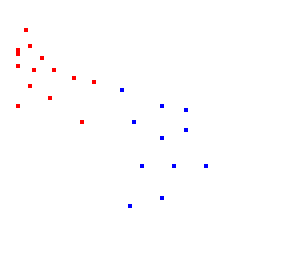
#> input picture Lab4/data/test01.bmp, 73 x 67 px (shown 4 times larger); the run also reads 2 pictures not shown here
$ jupyter execute lab4.ipynb
#> lines starting #> are read from the running program, lines starting #| are printed output that depends on the picture; after the words box and inside, x2 and y2 are one past the last pixel; in counts of white or black regions, pixels touching at a corner belong together
# Machine Learning - Lab 4
## Perceptron and Classical Machine Learning

[cell 1]
import os
import numpy as np
import matplotlib.pyplot as plt
from PIL import Image

### 2.1 Supplied image files and how to read them
- Red pixels `(255, 0, 0)` -> class `y = -1`
- Blue pixels `(0, 0, 255)` -> class `y = +1`
- White background is ignored
- Coordinates are `x = (x1, x2) = (column, row)`

[cell 2]
def load_bmp(path):
#> called with path = 'data/test01.bmp'
    arr = np.asarray(Image.open(path).convert('RGB'))
#> arr is the input picture: shape (67, 73, 3); mean R, G, B 254.4, 253.7, 254.3
    h, w, _ = arr.shape
#> h = 67; w = 73

    # Red: y = -1, Blue: y = +1
    red = np.where((arr[:, :, 0] == 255) & (arr[:, :, 1] == 0) & (arr[:, :, 2] == 0))
#> red = 14 positions, rows 7 to 30, columns 4 to 23
    blue = np.where((arr[:, :, 0] == 0) & (arr[:, :, 1] == 0) & (arr[:, :, 2] == 255))
#> blue = 11 positions, rows 22 to 51, columns 30 to 51

    # Observation: x = (col, row)
    X_red = np.column_stack([red[1], red[0]])
#> X_red = 14 rows, first 8: [6, 7], [7, 11], [4, 12], [4, 13], [10, 14], [4, 16], [8, 17], [13, 17]
    X_blue = np.column_stack([blue[1], blue[0]])
#> X_blue = [[30, 22], [40, 26], [46, 27], [33, 30], [46, 32], [40, 34], [35, 41], [43, 41], [51, 41], [40, 49], [32, 51]]

    X = np.vstack([X_red, X_blue])
#> X = 25 pairs, first value 4 to 51, second value 7 to 51
    y = np.concatenate([-np.ones(len(X_red), int), np.ones(len(X_blue), int)])
#> y = 25 values from -1 to 1
    return X, y, (w, h)

#### Checkpoint D0 Verification
Verify dimensions and pixel counts match the lab guide:
- `test01.bmp`: 73 x 67, 14 red, 11 blue
- `test06.bmp`: 287 x 258, 1074 red, 1564 blue
- `test07.bmp`: 420 x 320, 629 red, 629 blue

[cell 3]
for name in ['test01.bmp', 'test06.bmp', 'test07.bmp']:
    path = os.path.join('data', name) if os.path.exists(os.path.join('data', name)) else name
    X, y, (w, h) = load_bmp(path)
#> y = 25 values from -1 to 1; w = 73; h = 67
    print(f"{name}: {w}x{h}, red={np.sum(y == -1)}, blue={np.sum(y == 1)}")
#| test01.bmp: 73x67, red=14, blue=11

#### Plot extracted pixel coordinates

[cell 4]
fig, axes = plt.subplots(1, 3, figsize=(15, 4))
for ax, name in zip(axes, ['test01.bmp', 'test06.bmp', 'test07.bmp']):
    path = os.path.join('data', name) if os.path.exists(os.path.join('data', name)) else name
    X, y, (w, h) = load_bmp(path)
#> y = 25 values from -1 to 1; w = 73; h = 67
    ax.scatter(X[y == -1, 0], X[y == -1, 1], c='red', s=2, label='Red (-1)')
    ax.scatter(X[y == 1, 0], X[y == 1, 1], c='blue', s=2, label='Blue (+1)')
    ax.set_xlim(0, w)
    ax.set_ylim(h, 0)  # Invert vertical axis to match image coordinates
    ax.set_title(name)
    ax.set_aspect('equal')
plt.tight_layout()
plt.show()

### 2.2 A small numerical example for debugging
8 linearly separable points used for deterministic debugging before images.

[cell 5]
def get_toy_data():
    X = np.array([
        [2, 1], [1, 2], [2, 2], [3, 1],
        [-2, -1], [-1, -2], [-2, -2], [-3, -1]
    ], float)
    y = np.array([1, 1, 1, 1, -1, -1, -1, -1])
    return X, y

X_toy, y_toy = get_toy_data()
print('X:\n', X_toy)
print('y:\n', y_toy)

[cell 6]
plt.figure(figsize=(5, 5))
plt.scatter(X_toy[y_toy == -1, 0], X_toy[y_toy == -1, 1], c='red', s=80, label='Red (-1)')
plt.scatter(X_toy[y_toy == 1, 0], X_toy[y_toy == 1, 1], c='blue', s=80, label='Blue (+1)')
for i, (x1, x2) in enumerate(X_toy, 1):
    plt.annotate(f'i={i}', (x1 + 0.1, x2 + 0.1))
plt.axhline(0, color='gray', linestyle='--', alpha=0.5)
plt.axvline(0, color='gray', linestyle='--', alpha=0.5)
plt.xlim(-4, 4)
plt.ylim(-4, 4)
plt.gca().set_aspect('equal')
plt.title('8-Point Debugging Dataset')
plt.legend()
plt.grid(True, linestyle=':', alpha=0.6)
plt.show()

#### Visual Check: test06.bmp
Display original image on its coordinate system.

[cell 7]
path_06 = os.path.join('data', 'test06.bmp') if os.path.exists(os.path.join('data', 'test06.bmp')) else 'test06.bmp'
img06 = Image.open(path_06)

plt.figure(figsize=(6, 5))
plt.imshow(img06)
plt.title('Visual Check: test06.bmp')
plt.xlabel('x1 (col)')
plt.ylabel('x2 (row)')
plt.show()
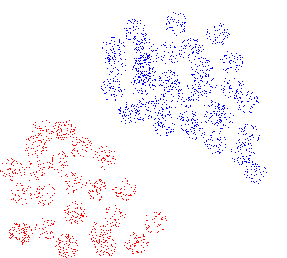
#> shown: shape (258, 287, 4); mean R, G, B, A 249.6, 245.9, 251.3, 255

## 3. Part A — Implement the Perceptron from scratch
### 3.1 Task 1 — Prediction: score versus decision
- Signed score: $z_i = \mathbf{w}^T \mathbf{x}_i + b$
- Decision rule:
$$\hat{y}_i = \begin{cases} +1, & z_i \ge 0 \\ -1, & z_i < 0 \end{cases}$$
- Training margin: an example triggers an update whenever $y_i z_i \le 0$.

[cell 8]
def predict_perceptron(X, w, b):
    z = X @ w + b
    return np.where(z >= 0, 1, -1)

#### Checkpoint A1 Verification
With $\mathbf{w} = (1, -1)^T$ and $b = 0$:
- $\mathbf{x} = (2, 1)^T \implies z = 1$ and $\hat{y} = +1$
- $\mathbf{x} = (1, 2)^T \implies z = -1$ and $\hat{y} = -1$
- $\mathbf{x} = (1, 1)^T \implies z = 0$ and $\hat{y} = +1$

[cell 9]
w_test = np.array([1, -1], float)
b_test = 0.0
X_test = np.array([[2, 1], [1, 2], [1, 1]], float)

z_vals = X_test @ w_test + b_test
preds = predict_perceptron(X_test, w_test, b_test)

for x, z, y_hat in zip(X_test, z_vals, preds):
    print(f"x = {x} -> z = {z:+.0f}, y_hat = {y_hat:+d}")

### 3.2 Task 2 — One update, by hand
Update rule when margin $y_i z_i \le 0$ (with $\eta = 1$):
$$\mathbf{w} \leftarrow \mathbf{w} + \eta y_i \mathbf{x}_i, \quad b \leftarrow b + \eta y_i$$
Otherwise, do nothing.

[cell 10]
# Trace of Epoch 1 and Epoch 2 on the 8 toy points
w = np.zeros(2)
b = 0.0
eta = 1.0

for epoch in [1, 2]:
    updates = 0
    print(f"--- Epoch {epoch} ---")
    for i in range(len(X_toy)):
        xi = X_toy[i]
        yi = y_toy[i]
        z = np.dot(w, xi) + b
        margin = yi * z

        if margin <= 0:
            w += eta * yi * xi
            b += eta * yi
            updates += 1
            print(f"Point {i+1} (x={xi}, y={yi:+d}): margin={margin:.1f} <= 0 -> UPDATE -> w={w}, b={b}")
        else:
            print(f"Point {i+1} (x={xi}, y={yi:+d}): margin={margin:.1f} > 0  -> no update")

    print(f"Epoch {epoch} finished with {updates} updates.")

#### Checkpoint A2 Verification
- Epoch 1: Exactly 1 update occurs; final parameters: $\mathbf{w} = (2, 1)^T, b = 1$.
- Epoch 2: Exactly 0 updates occur (converged).

### 3.3 Task 3 — Complete training algorithm
Complete Perceptron training loop with early stopping when an epoch makes 0 updates.

[cell 11]
def train_perceptron(X, y, eta=1.0, max_epochs=100, verbose=False):
#> called with X = array of shape (8, 2), y = array of shape (8,), eta = 1, max_epochs = 10, verbose = True
    n, d = X.shape
    w = np.zeros(d, dtype=float)
    b = 0.0
    updates_history = []
    snapshots = [(w.copy(), b, "initial")]

    for epoch in range(1, max_epochs + 1):
        updates = 0
        for i in range(n):
            xi = X[i]
            yi = y[i]
            score = np.dot(w, xi) + b
            margin = yi * score

            if margin <= 0:
                w += eta * yi * xi
                b += eta * yi
                updates += 1
                snapshots.append((w.copy(), b, "after update"))

        updates_history.append(updates)
        if verbose:
            print(f"Epoch {epoch}: {updates} updates, w={w}, b={b}")

        if updates == 0:
            break

    return w, b, updates_history, snapshots

#### Checkpoint A3 Verification
- Run on 8 toy points (reproduce Checkpoint A2)
- Run on `test06.bmp` (converges in a few epochs)
- Run on `test01.bmp` with `max_epochs=100` (slow convergence expected due to coordinate scale)

[cell 12]
# 1. 8 toy points
w_toy, b_toy, hist_toy, _ = train_perceptron(X_toy, y_toy, eta=1.0, max_epochs=10, verbose=True)
print("Toy updates history:", hist_toy)

# 2. test06.bmp
path_06 = os.path.join("data", "test06.bmp") if os.path.exists(os.path.join("data", "test06.bmp")) else "test06.bmp"
X06, y06, _ = load_bmp(path_06)
#> X06 = 2638 pairs, first value 0 to 266, second value 12 to 257; y06 = 2638 values from -1 to 1
w06, b06, hist06, snaps06 = train_perceptron(X06, y06, eta=1.0, max_epochs=100)
#> w06 = [127, -108]; b06 = 0; hist06 = [2, 0]; snaps06 = [([0, 0], 0, 'initial'), ([-46, -120], -1, 'after update'), ([127, -108], 0, 'after update')]
print(f"test06.bmp: converged in {len(hist06)} epochs ({sum(hist06)} total updates), w={w06}, b={b06}")
#| test06.bmp: converged in 2 epochs (2 total updates), w=[ 127. -108.], b=0.0

# 3. test01.bmp
path_01 = os.path.join("data", "test01.bmp") if os.path.exists(os.path.join("data", "test01.bmp")) else "test01.bmp"
X01, y01, _ = load_bmp(path_01)
#> X01 has the same summary as X in load_bmp; y01 = 25 values from -1 to 1
w01, b01, hist01, snaps01 = train_perceptron(X01, y01, eta=1.0, max_epochs=100)
#> w01 = [218, -114]; b01 = -288; hist01 = 100 values, max 8 at index 24, min 2 at index 0, mean 6.72; snaps01 = 673 items, first 6: ([0, 0], 0, 'initial'), ([-6, -7], -1, 'after update'), ([24, 15], 0, 'after update'), ([18, 8], -1, 'after update'), ([11, -3], -2, 'after update'), ([7, -15], -3, 'after update')
print(f"test01.bmp: ran {len(hist01)} epochs, last epoch updates={hist01[-1]} (slow convergence expected)")
#| test01.bmp: ran 100 epochs, last epoch updates=8 (slow convergence expected)

### 3.4 Task 4 — Watch the boundary move
In 2D, the decision boundary is given by:
$$w_1 x_1 + w_2 x_2 + b = 0 \implies x_2 = -\frac{w_1 x_1 + b}{w_2} \quad (\text{if } w_2 \neq 0)$$
If $w_2 = 0$ and $w_1 \neq 0$, the line is vertical: $x_1 = -b / w_1$.

[cell 13]
# 1. Plot test06 points and decision lines
x1 = np.array([0, 287])

plt.figure(figsize=(6, 5))
plt.scatter(X06[y06 == -1, 0], X06[y06 == -1, 1], c="red", s=2, label="Red (-1)")
plt.scatter(X06[y06 == 1, 0], X06[y06 == 1, 1], c="blue", s=2, label="Blue (+1)")

# Plot after first update and final line
for idx, label, color in [(1, "After Update 1", "green"), (-1, "Final line", "black")]:
    w, b, _ = snaps06[idx]
    plt.plot(x1, -(w[0] * x1 + b) / w[1], color=color, linewidth=2, label=label)
#> this loop made 2 passes
#> (w, b) on passes 1 to 2: ([-46, -120], -1), ([127, -108], 0)

plt.xlim(0, 287)
plt.ylim(258, 0)
plt.legend()
plt.title("test06.bmp: Boundary Snapshots")
plt.show()
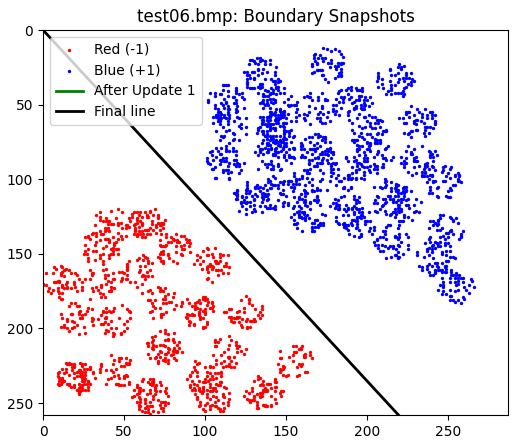
#> figure drawn by matplotlib, 1 panel

[cell 14]
# 2. Updates per epoch
plt.figure(figsize=(4, 3))
plt.bar(range(1, len(hist06) + 1), hist06, color="coral")
plt.xlabel("Epoch")
plt.ylabel("Updates")
plt.title("test06: Updates per Epoch")
plt.show()
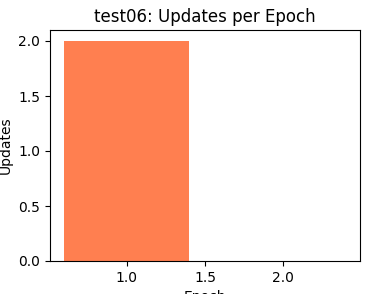
#> figure drawn by matplotlib, 1 panel

#### Verificare Checkpoint A4
- Snapshot-uri salvate: avem 3 in total (starea initiala + 2 update-uri), adica fix `sum(hist06) + 1`.
- Cand trece o epoca fara nicio greseala (0 update-uri), antrenarea se opreste.

#### Pe scurt, la intrebari:
1. **E linia asta singura varianta posibila?**
   Clar nu. Poti trasa o gramada de linii prin spatiul dintre rosu si albastru. Perceptronul e multumit cu prima linie pe care o nimereste si care nu greseste nimic. Nu sta sa o caute pe cea mai buna sau cea mai aerisita (cum face SVM-ul).

2. **Daca amestecam punctele in alta ordine, iese aceeasi linie?**
   Nu. El invata din mers, punct cu punct. Daca ii schimbi ordinea, greselile apar altfel, muta linia altfel si la final o sa se opreasca la o linie usor diferita.

3. **Daca nu a gresit nimic pe antrenare, suntem siguri ca merge bine si pe date noi?**
   Nici vorba. Doar pentru ca a nimerit tot ce i-ai aratat pana acum nu inseamna ca ghiceste viitorul. Daca linia trece la limita pe langa puncte sau daca datele noi pica putin mai intr-o parte, o sa greseasca usor.

## 4. Part B — Ready-made classifiers (test06.bmp)
Comparatie pe `test06.bmp`: Perceptron, k-NN (k=5), Linear SVM, Decision Tree (adancime 3).

[cell 15]
from sklearn.model_selection import train_test_split
from sklearn.neighbors import KNeighborsClassifier
from sklearn.svm import SVC
from sklearn.tree import DecisionTreeClassifier

# 1. Split stratificat 75/25
X_tr, X_te, y_tr, y_te = train_test_split(X06, y06, test_size=0.25, stratify=y06, random_state=42)
#> X_tr = 1978 pairs, first value 0 to 266, second value 12 to 257; X_te = 660 pairs, first value 7 to 263, second value 14 to 255; y_tr = 1978 values, max 1 at index 0, min -1 at index 6, mean 0.186; y_te = 660 values, max 1 at index 0, min -1 at index 3, mean 0.185

# 2. Standardizare (folosind media si std de pe train)
mean, std = X_tr.mean(0), X_tr.std(0)
#> mean = [136.3, 131.1]; std = [67.15, 64.64]
X_tr_s = (X_tr - mean) / std
#> X_tr_s = 1978 pairs, first value -2.03 to 1.93, second value -1.84 to 1.95
X_te_s = (X_te - mean) / std
#> X_te_s = 660 pairs, first value -1.93 to 1.89, second value -1.81 to 1.92

# 3. Antrenare modele
w_p, b_p, _, _ = train_perceptron(X_tr_s, y_tr, max_epochs=100)
#> w_p = [1.28, -1.72]; b_p = 0

models = {
    "Perceptron": None,
    "k-NN (k=5)": KNeighborsClassifier(n_neighbors=5).fit(X_tr_s, y_tr),
    "Linear SVM": SVC(kernel="linear").fit(X_tr_s, y_tr),
    "Decision Tree": DecisionTreeClassifier(max_depth=3, random_state=0).fit(X_tr_s, y_tr)
}

# 4. Evaluare acuratete
print(f"{'Model':<15} | {'Train Acc':<10} | {'Test Acc':<10}")
print("-" * 40)

for name, m in models.items():
    if name == "Perceptron":
        tr_acc = np.mean(predict_perceptron(X_tr_s, w_p, b_p) == y_tr)
        te_acc = np.mean(predict_perceptron(X_te_s, w_p, b_p) == y_te)
    else:
        tr_acc = m.score(X_tr_s, y_tr)
        te_acc = m.score(X_te_s, y_te)
    print(f"{name:<15} | {tr_acc*100:>8.2f}% | {te_acc*100:>8.2f}%")
#> this loop made 4 passes
#> (name, m, tr_acc, te_acc) on pass 1: ('Perceptron', None, 1, 0.998)
#> (name, tr_acc, te_acc) on passes 2 to 4: ('k-NN (k=5)', 1, 1), ('Linear SVM', 1, 1), ('Decision Tree', 0.999, 0.998)
#| Perceptron      |   100.00% |    99.85%
#| k-NN (k=5)      |   100.00% |   100.00%
#| Linear SVM      |   100.00% |   100.00%
#| Decision Tree   |    99.95% |    99.85%

[cell 16]
# 5. Plot 4 panouri cu regiunile de decizie
x_min, x_max = X_tr_s[:, 0].min() - 0.5, X_tr_s[:, 0].max() + 0.5
#> x_min = -2.53; x_max = 2.43
y_min, y_max = X_tr_s[:, 1].min() - 0.5, X_tr_s[:, 1].max() + 0.5
#> y_min = -2.34; y_max = 2.45
xx, yy = np.meshgrid(np.linspace(x_min, x_max, 200), np.linspace(y_min, y_max, 200))
grid = np.c_[xx.ravel(), yy.ravel()]

fig, axes = plt.subplots(2, 2, figsize=(10, 8))

for ax, (name, m) in zip(axes.ravel(), models.items()):
    if name == "Perceptron":
        Z = predict_perceptron(grid, w_p, b_p).reshape(xx.shape)
    else:
        Z = m.predict(grid).reshape(xx.shape)

    ax.contourf(xx, yy, Z, alpha=0.25, cmap="bwr")
    ax.scatter(X_tr_s[y_tr == -1, 0], X_tr_s[y_tr == -1, 1], c="red", s=2, alpha=0.6)
    ax.scatter(X_tr_s[y_tr == 1, 0], X_tr_s[y_tr == 1, 1], c="blue", s=2, alpha=0.6)
    ax.set_title(name)
    ax.set_xlim(x_min, x_max)
    ax.set_ylim(y_max, y_min)  # pastram orientarea coordonatelor imagine
#> this loop made 4 passes
#> name on passes 2 to 4: 'k-NN (k=5)', 'Linear SVM', 'Decision Tree'
#> pass 1, `Z = predict_perceptron(grid, w_p, b_p).reshape(xx.shape)`:
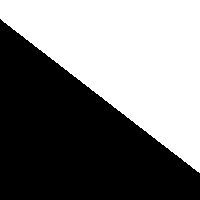
#> Z: shape (200, 200) int64; values -1 (black) and 1 (white), 48.2% white; 1 white region, box (x1, y1, x2, y2) and area: (0, 0, 200, 173) 19264
#> after the loop:
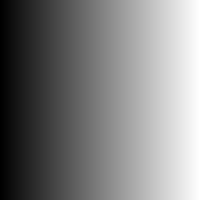
#> xx: shape (200, 200) float64; min -2.53, max 2.43, mean -0.049; drawn with min black and max white

plt.tight_layout()
plt.show()
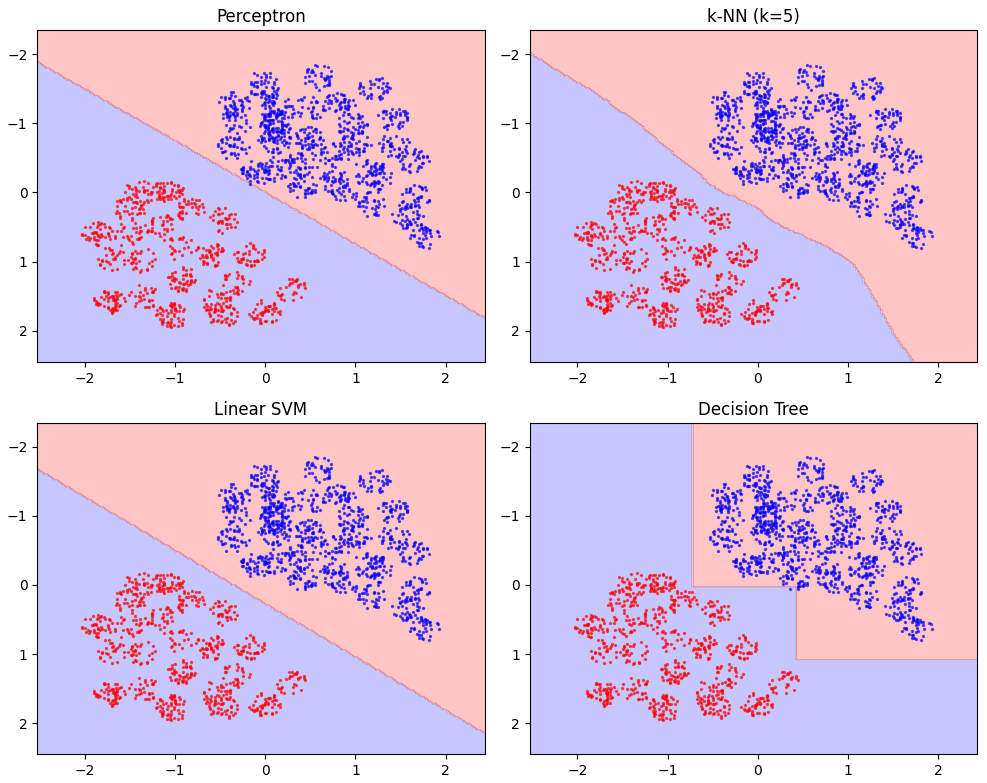
#> figure drawn by matplotlib, 4 panels

#### Checkpoint B & Discutie
- **Forma granitelor:**
  - *Perceptron & Linear SVM:* linii drepte.
  - *Decision Tree:* dreptunghiuri aliniate cu axele (taieturi perpendiculare pe $x_1$ si $x_2$).
  - *k-NN:* granita neregulata, urmareste forma punctelor locale.

- **Intrebari de discutie:**
  1. *O acuratete mai mare pe train inseamna neaparat un model mai bun?*
     Nu. Daca un model doar "toceste" datele de antrenare (overfitting), poate avea 100% pe train si sa dea gres pe date noi de test. Ne intereseaza acuratetea pe test (cat de bine generalizeaza).

  2. *De ce k-NN prezice diferit fata de Perceptron?*
     Perceptronul invata o linie fixa (ecuatie globala data de ponderile $w$ si $b$), dupa care uita complet datele de antrenare. k-NN este opusul: nu invata nicio formula, tine minte toate punctele si, cand vine un punct nou, doar cauta cei mai apropiati 5 vecini si alege clasa cu cele mai multe voturi.

## 5. Part C — A dataset that is not linearly separable (test07.bmp)
Cele doua clase formeaza doua semiluni intrepuse (two moons). O linie dreapta nu le poate separa complet.

[cell 17]
# 1. Incarcare test07.bmp si split 75/25 stratificat
path_07 = "data/test07.bmp" if os.path.exists("data/test07.bmp") else "test07.bmp"
X07, y07, _ = load_bmp(path_07)
#> X07 = 1258 pairs, first value 25 to 394, second value 25 to 294; y07 = 1258 values from -1 to 1

X_tr7, X_te7, y_tr7, y_te7 = train_test_split(X07, y07, test_size=0.25, stratify=y07, random_state=42)
#> X_tr7 = 943 pairs, first value 26 to 394, second value 25 to 294; X_te7 = 315 pairs, first value 25 to 393, second value 25 to 294; y_tr7 = 943 values, max 1 at index 1, min -1 at index 0, mean 0.00106; y_te7 = 315 values, max 1 at index 1, min -1 at index 0, mean -0.00317

# 2. Standardizare pe train
mean7, std7 = X_tr7.mean(0), X_tr7.std(0)
#> mean7 = [211.3, 172.1]; std7 = [96.26, 64.59]
X_tr7_s = (X_tr7 - mean7) / std7
#> X_tr7_s = 943 pairs, first value -1.92 to 1.9, second value -2.28 to 1.89
X_te7_s = (X_te7 - mean7) / std7
#> X_te7_s = 315 pairs, first value -1.93 to 1.89, second value -2.28 to 1.89

# 3. Antrenare modele (Perceptron, k-NN, RBF SVM, Decision Tree max_depth=5)
w_p7, b_p7, _, _ = train_perceptron(X_tr7_s, y_tr7, max_epochs=100)
#> w_p7 = [1.49, -1.5]; b_p7 = 1

models7 = {
    "Perceptron": None,
    "k-NN (k=5)": KNeighborsClassifier(n_neighbors=5).fit(X_tr7_s, y_tr7),
    "RBF SVM": SVC(kernel="rbf").fit(X_tr7_s, y_tr7),
    "Decision Tree": DecisionTreeClassifier(max_depth=5, random_state=0).fit(X_tr7_s, y_tr7)
}

# 4. Evaluare acuratete
print(f"{'Model':<15} | {'Train Acc':<10} | {'Test Acc':<10}")
print("-" * 40)

for name, m in models7.items():
    if name == "Perceptron":
        tr_acc = np.mean(predict_perceptron(X_tr7_s, w_p7, b_p7) == y_tr7)
        te_acc = np.mean(predict_perceptron(X_te7_s, w_p7, b_p7) == y_te7)
    else:
        tr_acc = m.score(X_tr7_s, y_tr7)
        te_acc = m.score(X_te7_s, y_te7)
    print(f"{name:<15} | {tr_acc*100:>8.2f}% | {te_acc*100:>8.2f}%")
#> this loop made 4 passes
#> (name, m, tr_acc, te_acc) on pass 1: ('Perceptron', None, 0.837, 0.841)
#> (name, tr_acc, te_acc) on passes 2 to 4: ('k-NN (k=5)', 1, 1), ('RBF SVM', 0.994, 0.994), ('Decision Tree', 0.986, 0.978)
#| Perceptron      |    83.67% |    84.13%
#| k-NN (k=5)      |   100.00% |   100.00%
#| RBF SVM         |    99.36% |    99.37%
#| Decision Tree   |    98.62% |    97.78%

[cell 18]
# 5. Plot 4 panouri cu regiunile de decizie pe test07
x_min, x_max = X_tr7_s[:, 0].min() - 0.5, X_tr7_s[:, 0].max() + 0.5
#> x_min = -2.42; x_max = 2.4
y_min, y_max = X_tr7_s[:, 1].min() - 0.5, X_tr7_s[:, 1].max() + 0.5
#> y_min = -2.78; y_max = 2.39
xx, yy = np.meshgrid(np.linspace(x_min, x_max, 200), np.linspace(y_min, y_max, 200))
grid = np.c_[xx.ravel(), yy.ravel()]

fig, axes = plt.subplots(2, 2, figsize=(10, 8))

for ax, (name, m) in zip(axes.ravel(), models7.items()):
    if name == "Perceptron":
        Z = predict_perceptron(grid, w_p7, b_p7).reshape(xx.shape)
    else:
        Z = m.predict(grid).reshape(xx.shape)

    ax.contourf(xx, yy, Z, alpha=0.25, cmap="bwr")
    ax.scatter(X_tr7_s[y_tr7 == -1, 0], X_tr7_s[y_tr7 == -1, 1], c="red", s=2, alpha=0.6)
    ax.scatter(X_tr7_s[y_tr7 == 1, 0], X_tr7_s[y_tr7 == 1, 1], c="blue", s=2, alpha=0.6)
    ax.set_title(name)
    ax.set_xlim(x_min, x_max)
    ax.set_ylim(y_max, y_min)  # orientare imagine
#> this loop made 4 passes
#> pass 1, `Z = predict_perceptron(grid, w_p7, b_p7).reshape(xx.shape)`:
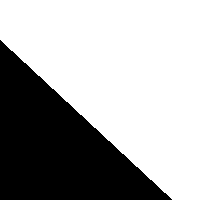
#> Z: shape (200, 200) int64; values -1 (black) and 1 (white), 65.4% white; 1 black region, box (x1, y1, x2, y2) and area: (0, 40, 172, 200) 13821
#> pass 2, `Z = m.predict(grid).reshape(xx.shape)`:
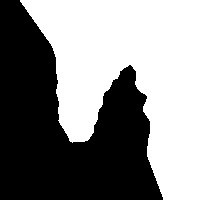
#> Z: shape (200, 200) int64; values -1 (black) and 1 (white), 52.2% white; 1 black region, box (x1, y1, x2, y2) and area: (0, 0, 163, 200) 19130
#> pass 3, `Z = m.predict(grid).reshape(xx.shape)`:
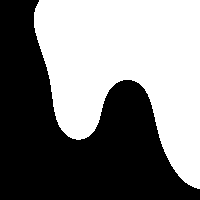
#> Z: shape (200, 200) int64; values -1 (black) and 1 (white), 49.6% white; 1 white region, box (x1, y1, x2, y2) and area: (34, 0, 200, 189) 19839

plt.tight_layout()
plt.show()
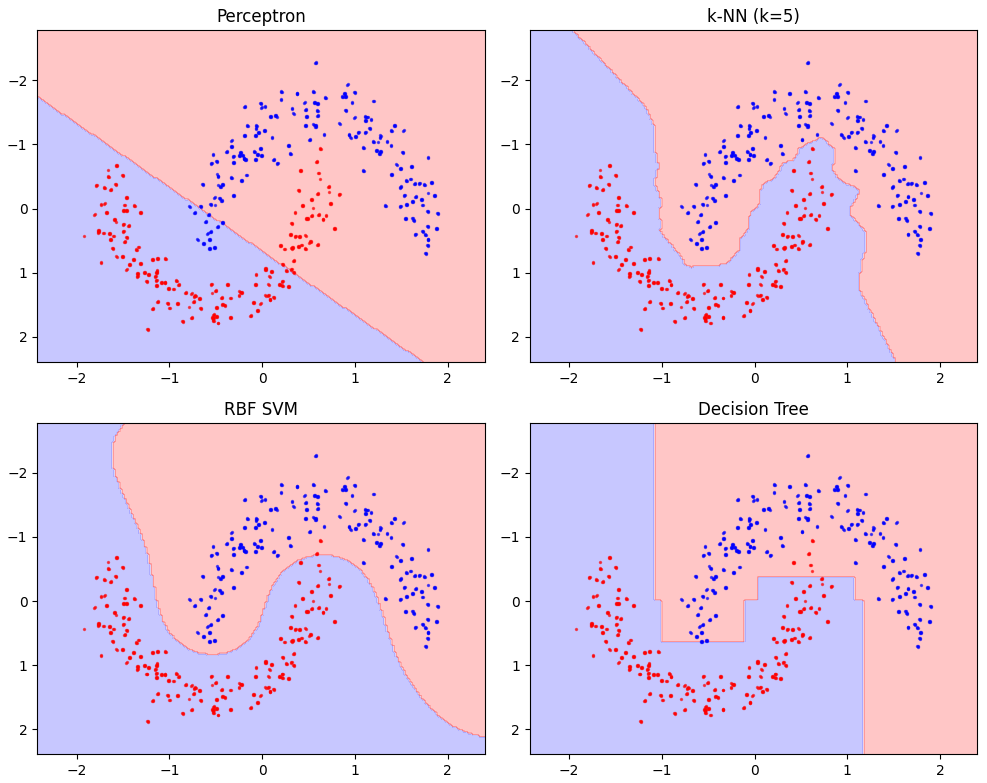
#> figure drawn by matplotlib, 4 panels
